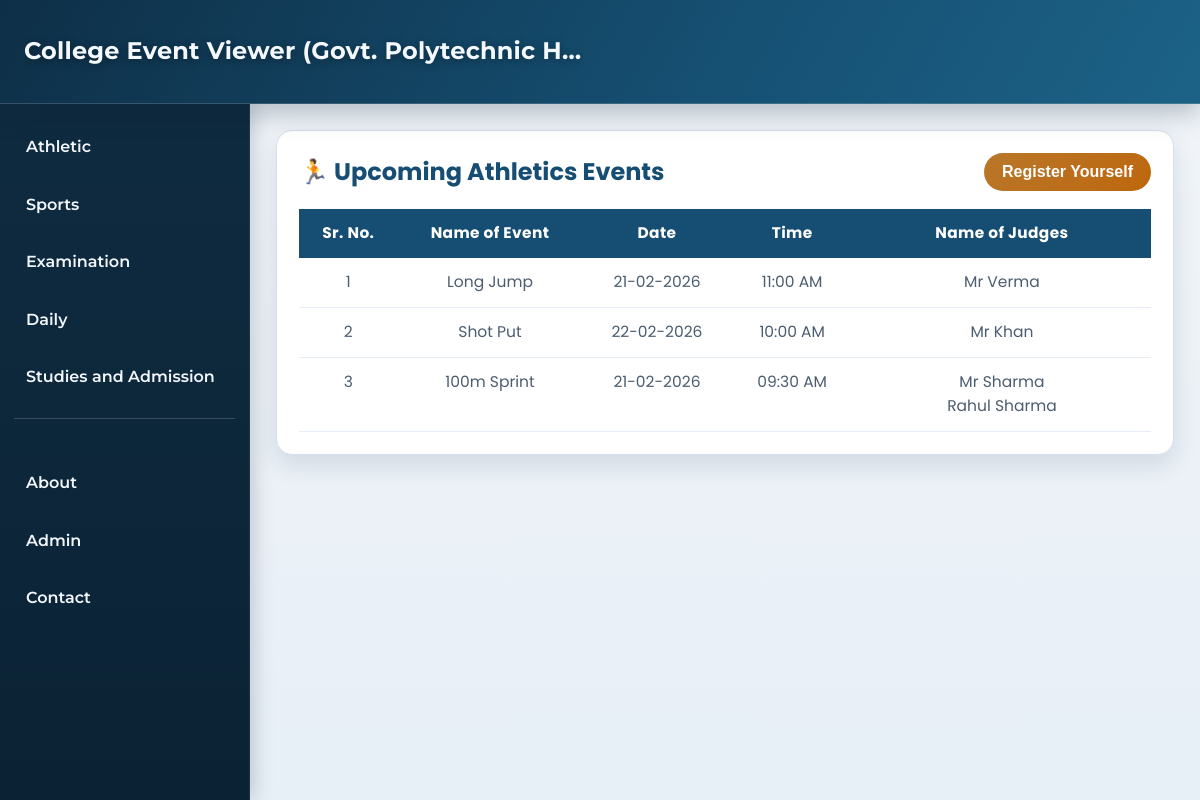
Before: /athletic with the older database file.
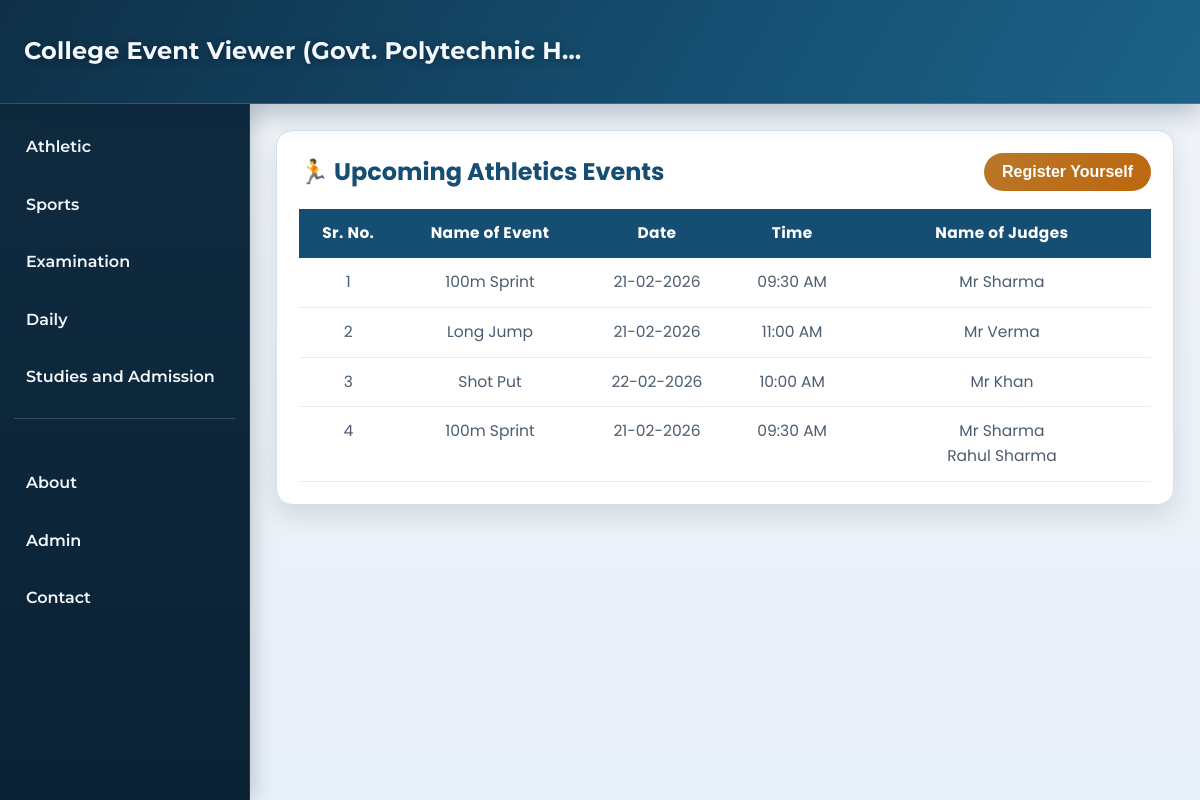
After: the same page with the newer database file.
### main.py (models this page shows)
class Athletic(db.Model):
    id = db.Column(db.Integer, primary_key=True)
    eventName = db.Column(db.String(50), nullable=False)
    date = db.Column(db.String(50), nullable=False)
    time = db.Column(db.String(50), nullable=False)
    judges = db.Column(db.String(500), nullable=False)

### main.py (the view)
@app.route("/athletic")
def athletic():
    eventdata = Athletic.query.all()
    for event in eventdata:
        event.formatted_date = datetime.strptime(
            event.date, "%Y-%m-%d"
        ).strftime("%d-%m-%Y")
        event.formatted_time = datetime.strptime(
            event.time, "%H:%M"
        ).strftime("%I:%M %p")
    return render_template('athletic.html' , events=eventdata)

### templates/athletic.html (shortened to what this page needs)
{%extends "clientBase.html"%}
{%block content%}
<main class="content">
    <div class="event-container">
        <div class="event-header">
            <h2>🏃 Upcoming Athletics Events</h2>
            <a href="/event-register?type=athletic">
                <button class="register-btn">Register Yourself</button>
            </a>
        </div>
        <table class="event-table">
            <thead>
                <tr>
                    <th>Sr. No.</th>
                    <th>Name of Event</th>
                    <th>Date</th>
                    <th>Time</th>
                    <th>Name of Judges</th>
                </tr>
            </thead>
            <tbody>
                <tr>
                    {% for event in events %}
                    <td>{{ loop.index }}</td>
                    <td>{{ event.eventName}}</td>
                    <td>{% if previous_date == event.date %}
                        -Do-
                        {% else %}
                        {{ event.formatted_date }}
                        {% endif %}</td>
                    <td>{{ event.formatted_time }}</td>
                    <td>{% for judge in event.judges.split(',') %}
                        {{ judge }}<br>
                        {% endfor %}</td>
                </tr>
                {% endfor %}
            </tbody>
        </table>
    </div>
</main>
{%endblock%}

Changed rows visible on the page:
added Athletic: eventName "100m Sprint", formatted_date "21-02-2026", formatted_time "09:30 AM", judges "Mr Sharma"
